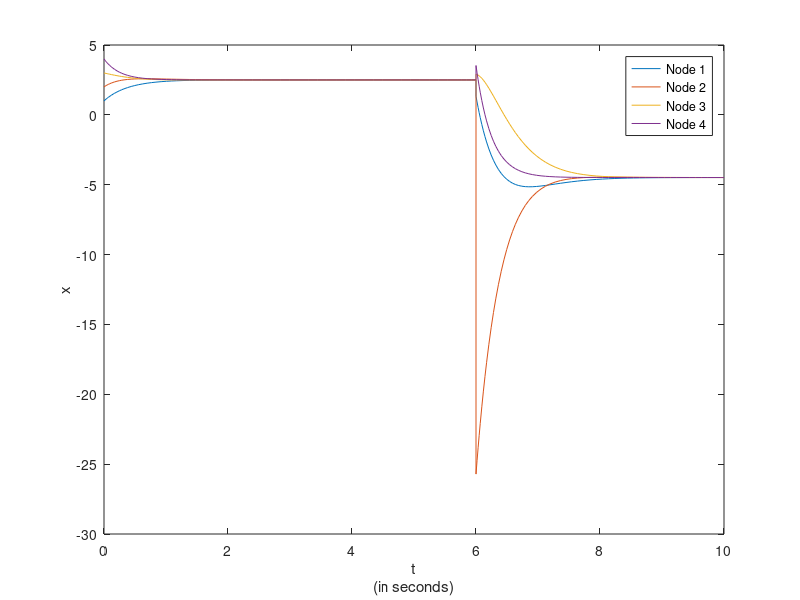

Reproduce this figure in MATLAB.
clear all; 
close all;
clc;
%Laplacian matrix computation
A = [0 1 0 1;0 0 1 1;1 0 0 1;1 1 1 0]; 
D = diag([2, 2, 2, 3]);
L = D - A; 
%Node for attack
N_mal=2;
%Time for attack
t_initial = 0;
t_attack=6;
t_final = 10;
%Initialisation of states
x_initial = [1,2,3,4];
%Solving ODE
[t,x] = ode45(@(t,x) -L*x ,[t_initial t_attack],x_initial);
x1=x;
t1=t;
x(t_attack,N_mal)=x(t_attack,N_mal)+100*sin(t_attack);
[t,x] = ode45(@(t,x) -L*x ,[t_attack t_final],x(t_attack,:));
x1=vertcat(x1,x);
t1=vertcat(t1,t);
%Plotting results
figure()
plot(t1,x1)
legend('Node 1','Node 2','Node 3','Node 4')
title('')
xlabel({'t','(in seconds)'})
ylabel('x')
